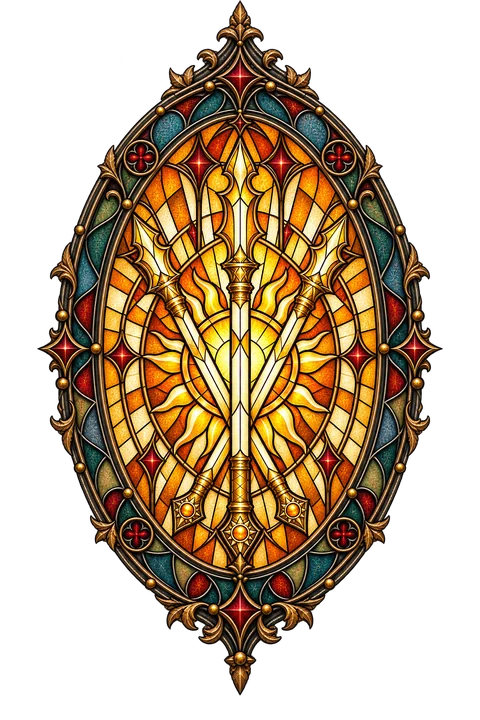
#> input picture project-backend/assets/vitral/deus-esmir-catedral-sm.webp, 480 x 720 px
$ python -i processar_moldura.py   (imports and definitions only)
#> lines starting #> are read from the running program, lines starting #| are printed output that depends on the picture
#> further down, picture is the input picture: PIL image 480x720 RGBA; mean R, G, B, A 65.6, 46.8, 24.3, 123.8
"""Prepara uma moldura de janela gótica para a wiki.

Entrada: PNG 2:3 (ex.: 1536x2304) com o vão central e o fundo transparentes.
Saída (nesta pasta):
  <nome>.webp      960px de largura (artigo)
  <nome>-sm.webp   480px de largura (cards da galeria, miniaturas)
  <nome>-vao.png   máscara do vão (alfa = onde o retrato aparece)

Antes, a janela é normalizada: recortada pelo contorno e colocada na mesma
altura e na mesma base de todas as outras, para que fiquem proporcionais lado a
lado. Se o desenho vier mais estreito que os demais, --alargar-vao estica só o
vidro entre as colunas e o ornamento central.

A máscara é o preenchimento da área transparente a partir do centro, depois de
"fechar" as frestas da moldura; por isso funciona com bordas irregulares
(vitrais quebrados). Use --fechar maior se o vão escapar por buracos da moldura.

Uso:
  python3 processar_moldura.py origem.png janela-nome [--fechar 7] [--alargar-vao 1.3]
Depois, registre a moldura em VT_FRAMES (vitral.jsx). Se substituiu um arquivo que já existia,
suba VT_ASSETS_VERSION em vitral.jsx para o navegador não usar a versão antiga em cache.
"""
import argparse
import os

from PIL import Image, ImageDraw, ImageFilter

MW, MH = 480, 720
W, H = 1536, 2304
TARGET_H = 2250   # altura da janela normalizada (sem o brilho)
BOTTOM = 2280     # base de todas as janelas na mesma linha


def frame_bbox(im):
    """Contorno da janela (ignora o brilho suave em volta)."""
    return im.getchannel('A').point(lambda v: 255 if v > 90 else 0).getbbox()


# [17 lines left out: function widen, not called in this run]


def normalize(im, widen_factor=None):
    """Recorta a janela, põe todas na mesma altura e na mesma base, centralizada."""
    fr = im.crop(frame_bbox(im))
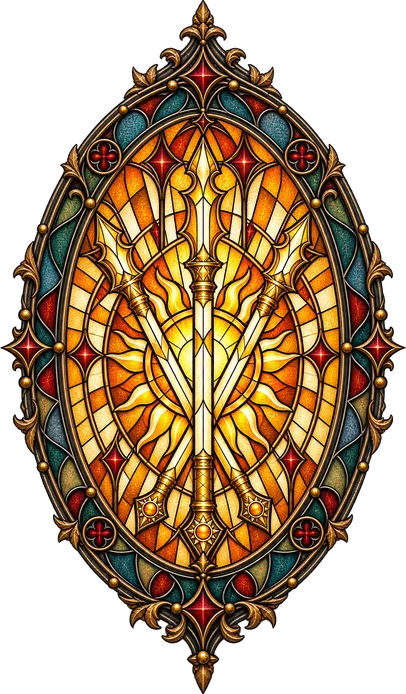
#> fr: PIL image 406x694 RGBA; mean R, G, B, A 80.4, 57.4, 29.8, 151.9; transparent parts drawn white
    if widen_factor and widen_factor != 1:
        fr = widen(fr, widen_factor)
    s = TARGET_H / fr.size[1]
#> s = 3.24
    fr = fr.resize((int(fr.size[0] * s), TARGET_H), Image.LANCZOS)
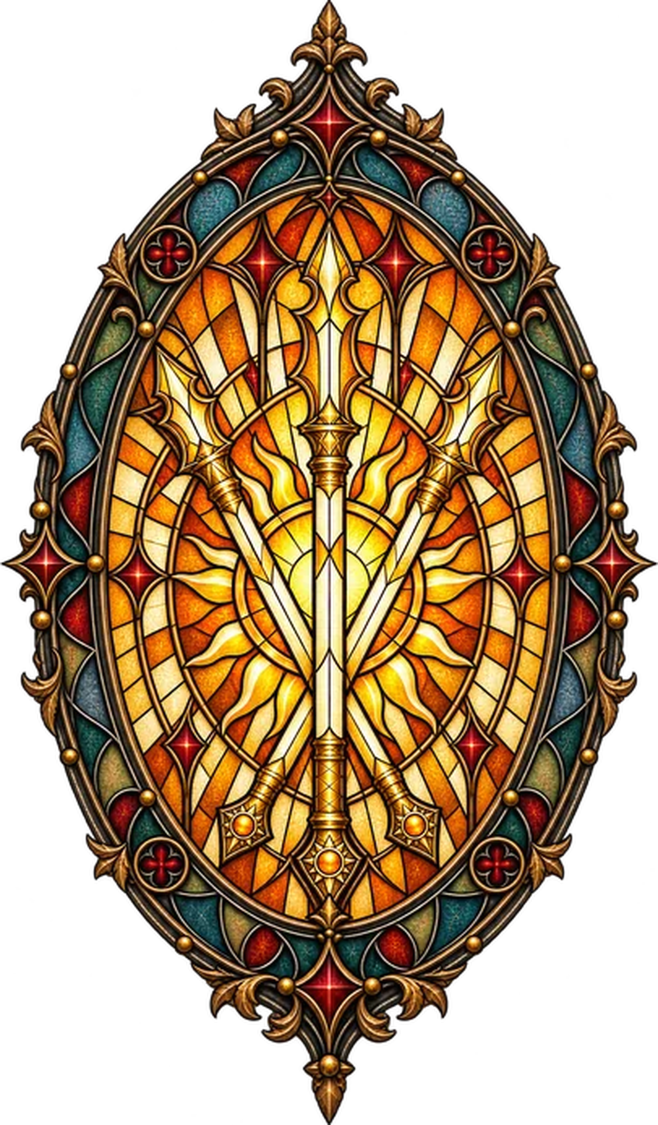
#> fr: PIL image 1316x2250 RGBA (shown at 1/2 size); mean R, G, B, A 79.4, 56.8, 29.6, 151.9; transparent parts drawn white
    out = Image.new('RGBA', (W, H), (0, 0, 0, 0))
#> out: PIL image 1536x2304 RGBA; every value is 0
    out.paste(fr, ((W - fr.size[0]) // 2, BOTTOM - TARGET_H), fr)
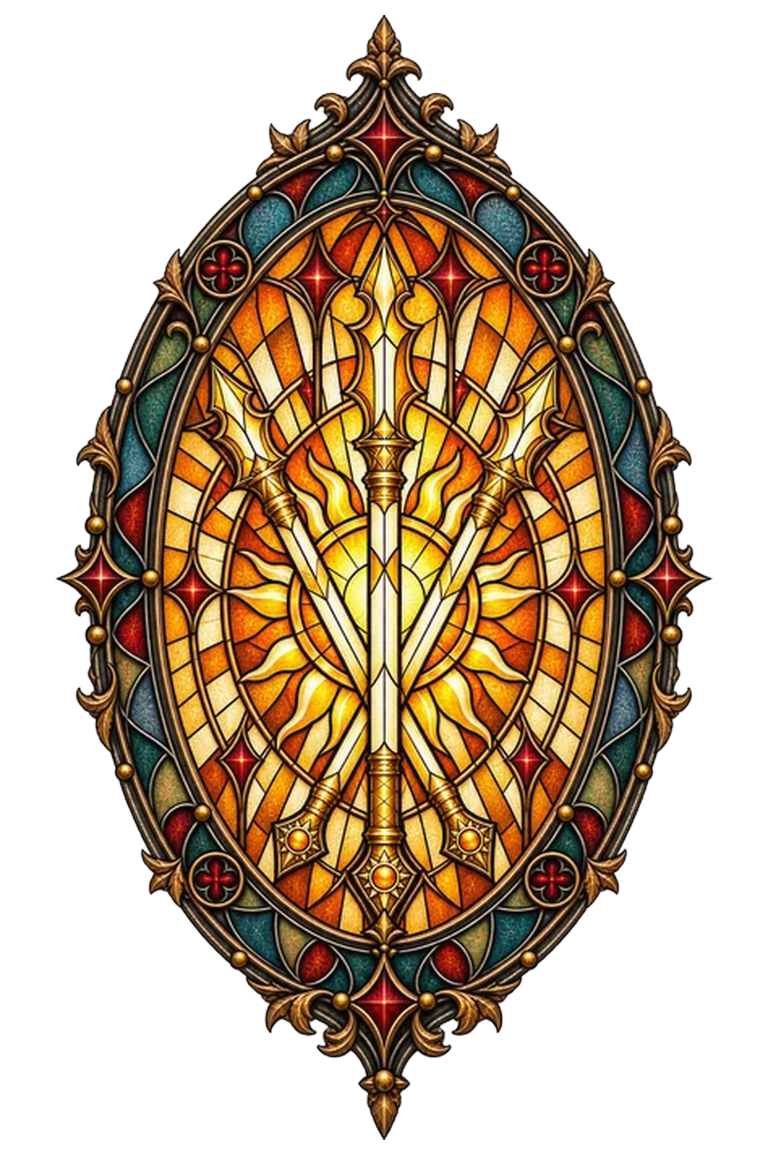
#> out: PIL image 1536x2304 RGBA (shown at 1/2 size); mean R, G, B, A 65.5, 46.8, 24.4, 125.6; transparent parts drawn white
    return out


# [43 lines left out: functions hole_mask, main, not called in this run]


# [2 lines not run here, left out]

>>> from PIL import Image
>>> picture = Image.open('deus-esmir-catedral-sm.webp')
>>> result = normalize(picture)

$ run again, on project-backend/assets/vitral/deus-esmir-roseta-sm.webp
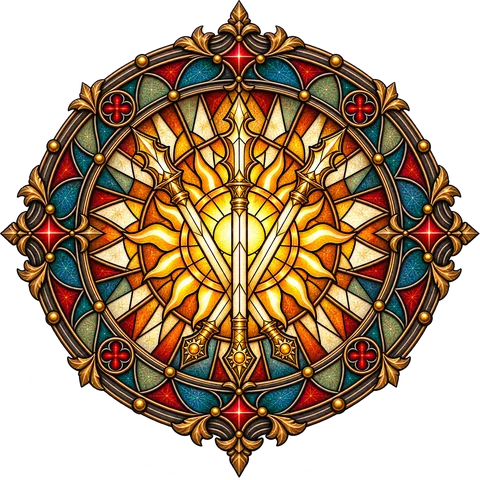
#> input picture project-backend/assets/vitral/deus-esmir-roseta-sm.webp, 480 x 480 px
#> picture is the input picture: PIL image 480x480 RGBA; mean R, G, B, A 79.1, 56.8, 32.7, 154.2
#> in normalize, `fr = fr.resize((int(fr.size[0] * s), TARGET_H), Image.LANCZOS)`:
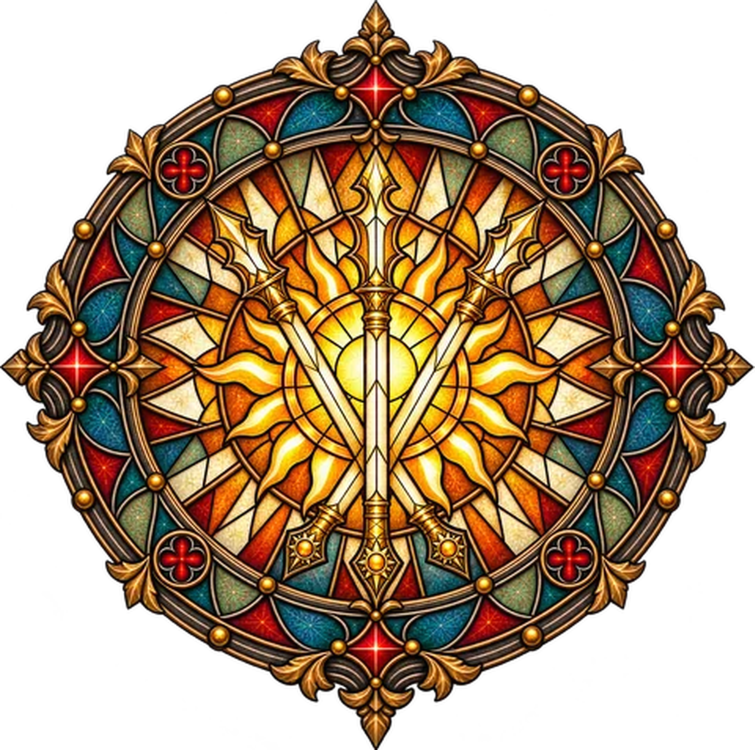
#> fr: PIL image 2264x2250 RGBA (shown at 1/3 size); mean R, G, B, A 78.5, 56.6, 32.7, 155.2; transparent parts drawn white
#> in normalize, `out.paste(fr, ((W - fr.size[0]) // 2, BOTTOM - TARGET_H), fr)`:
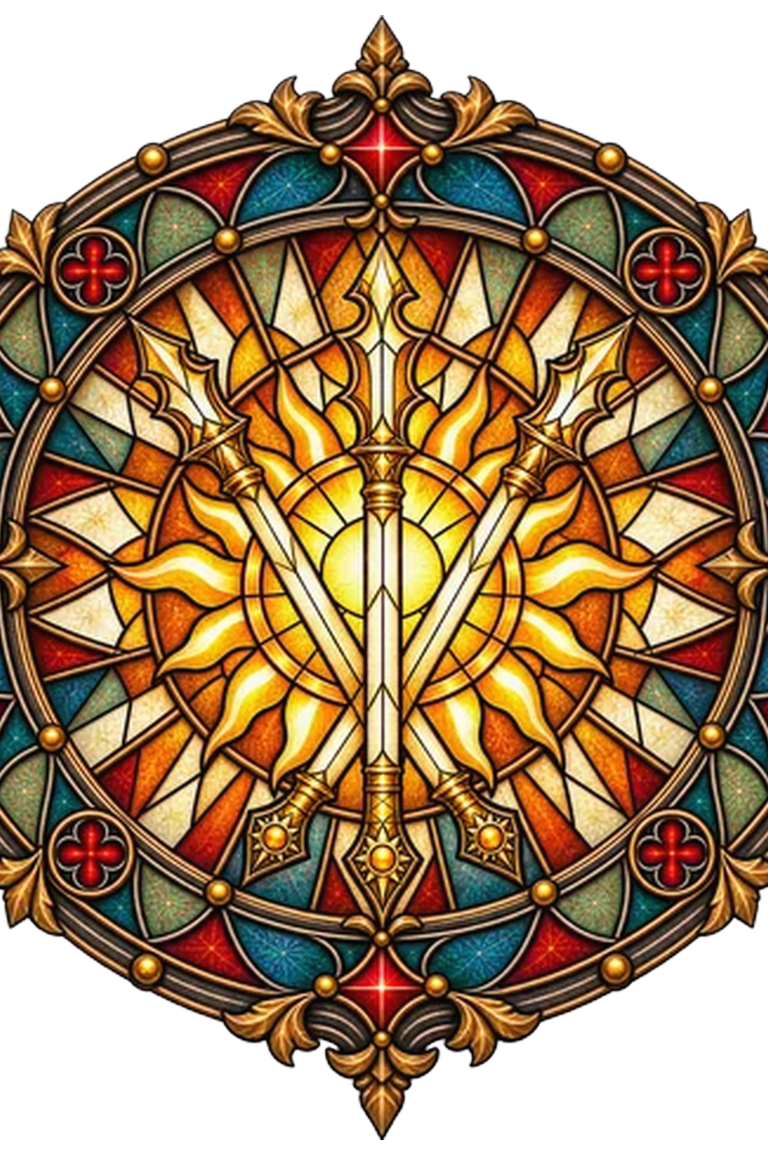
#> out: PIL image 1536x2304 RGBA (shown at 1/2 size); mean R, G, B, A 100.3, 72.6, 40.8, 189; transparent parts drawn white

$ run again, on project-backend/assets/vitral/espelho-circular-sm.webp
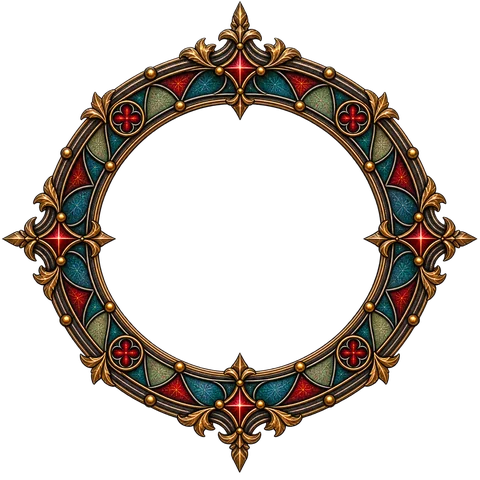
#> input picture project-backend/assets/vitral/espelho-circular-sm.webp, 480 x 480 px
#> picture is the input picture: PIL image 480x480 RGBA; mean R, G, B, A 26.4, 19.8, 14.6, 72.8
#> in normalize, `fr = fr.resize((int(fr.size[0] * s), TARGET_H), Image.LANCZOS)`:
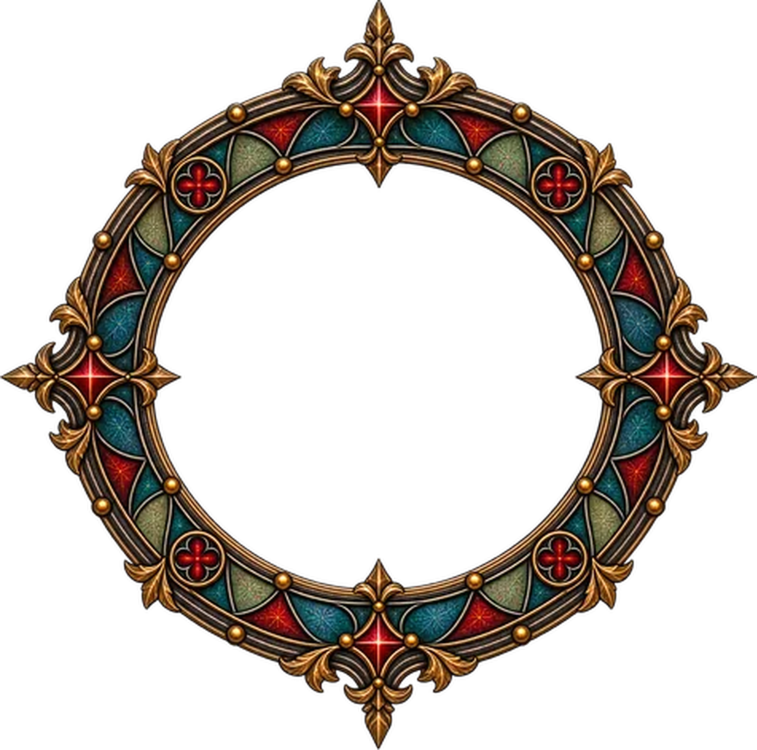
#> fr: PIL image 2269x2250 RGBA (shown at 1/3 size); mean R, G, B, A 25.7, 19.2, 14, 75; transparent parts drawn white
#> in normalize, `out.paste(fr, ((W - fr.size[0]) // 2, BOTTOM - TARGET_H), fr)`:
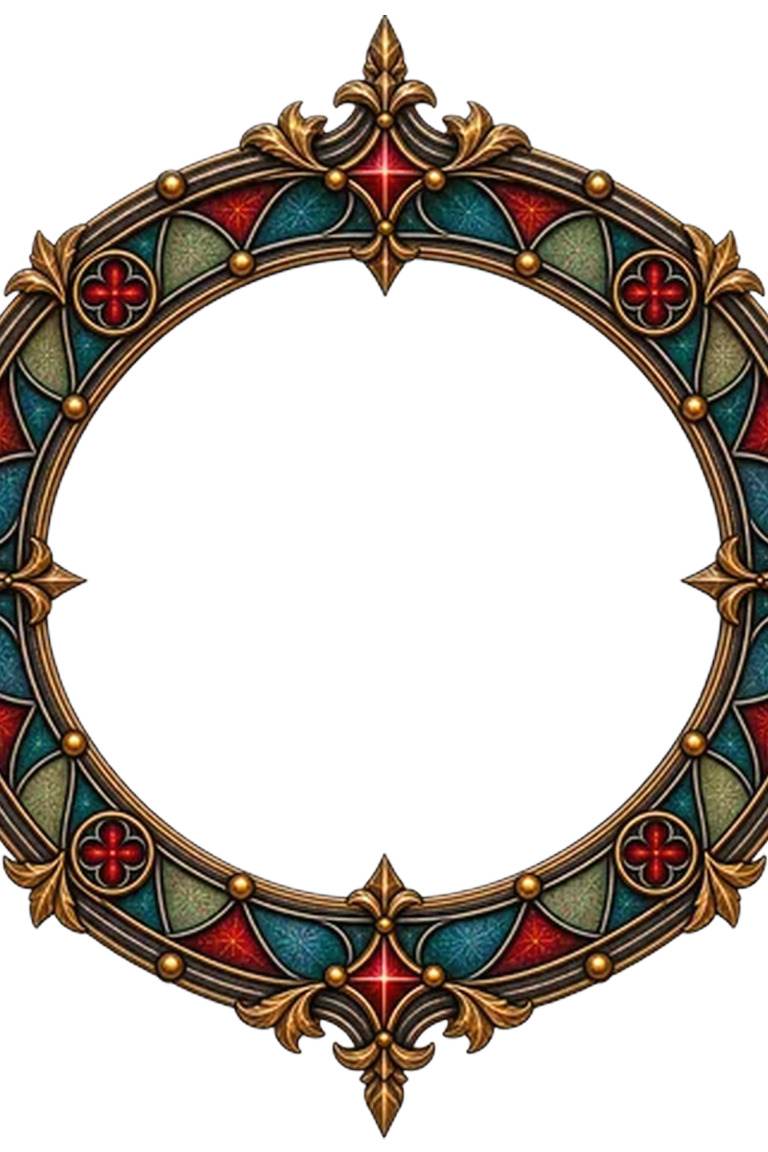
#> out: PIL image 1536x2304 RGBA (shown at 1/2 size); mean R, G, B, A 28.4, 21.6, 15.8, 83.6; transparent parts drawn white
